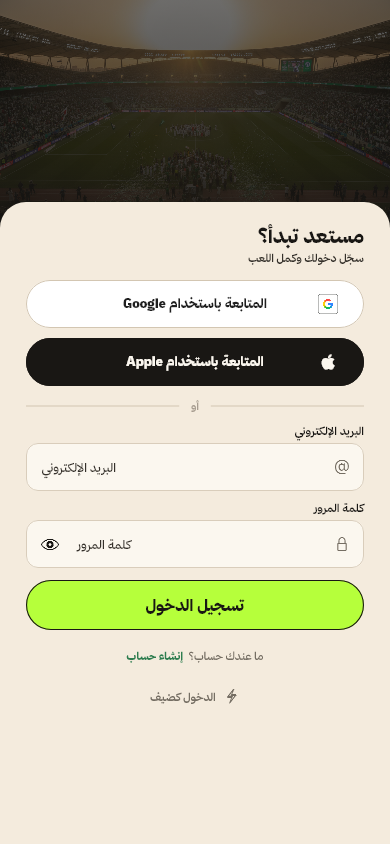
#> input picture docs/v10_auth_simple_rounded/01_sign_in_390x844.png, 390 x 844 px, given in place of home_account_390x844_scale1.0.png, which was not available
$ python build_ui_review.py
#> lines starting #> are read from the running program, lines starting #| are printed output that depends on the picture; pictures that were not available may be replaced by others from this repository, and a replacement may not be noted
"""Make labelled review sheets from actual Flutter exports, without changing sources."""
from pathlib import Path
from PIL import Image, ImageDraw, ImageFont
import hashlib
import json
import shutil

root = Path(__file__).resolve().parents[2] / "docs" / "v10_ui_refinement"
font = ImageFont.truetype("C:/Windows/Fonts/arial.ttf", 18)

def sheet(name, files, columns=4):
#> called with name = 'home_before_after.png', columns = 4
    tile_w, tile_h = 300, 700
    out = Image.new("RGB", (columns * tile_w, ((len(files) + columns - 1) // columns) * tile_h), "#DDD3C1")
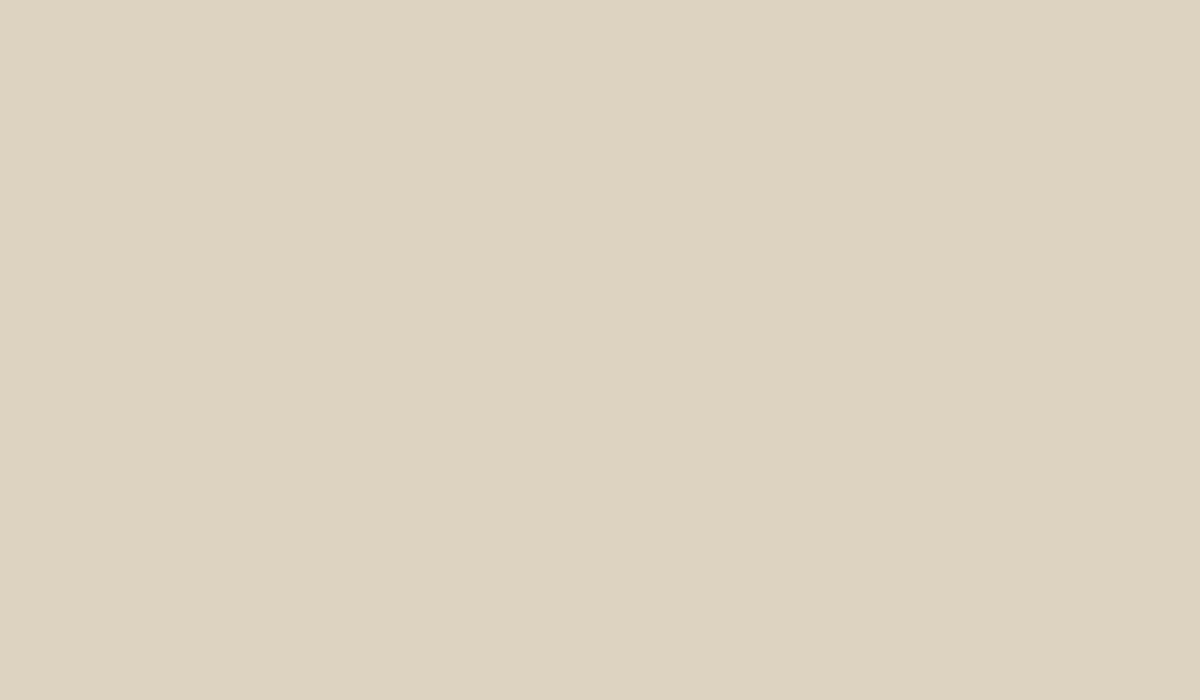
#> out: PIL image 1200x700 RGB; mean R, G, B 221, 211, 193
    draw = ImageDraw.Draw(out)
    for i, (label, path) in enumerate(files):
        with Image.open(path) as source:
#> source is the input picture: PIL image 390x844 RGBA; mean R, G, B, A 183.8, 180.7, 160.9, 255
            image = source.convert("RGB")
            image.thumbnail((tile_w - 16, tile_h - 42))
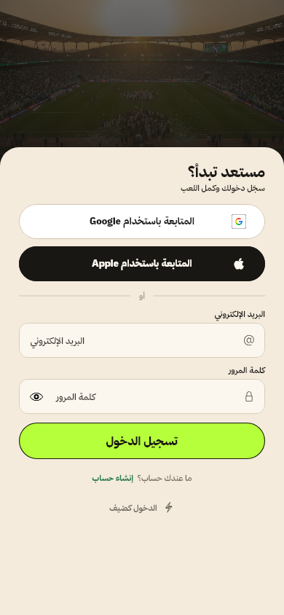
#> image: PIL image 284x615 RGB; mean R, G, B 183.7, 180.7, 160.9
        x, y = (i % columns) * tile_w, (i // columns) * tile_h
        draw.text((x+8, y+8), label, font=font, fill="#191714")
        out.paste(image, (x+(tile_w-image.width)//2, y+36))
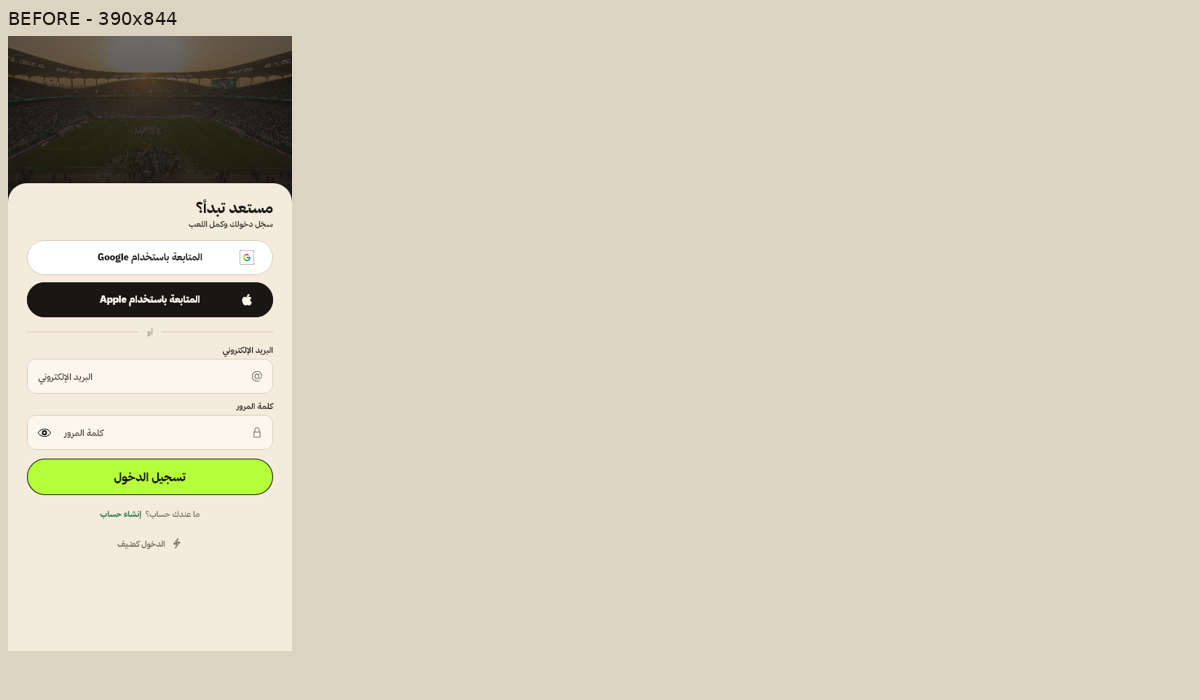
#> out: PIL image 1200x700 RGB; mean R, G, B 213.1, 204.5, 186.2
#> pass 2 of the loop in sheet, `for i, (label, path) in enumerate(files):`:
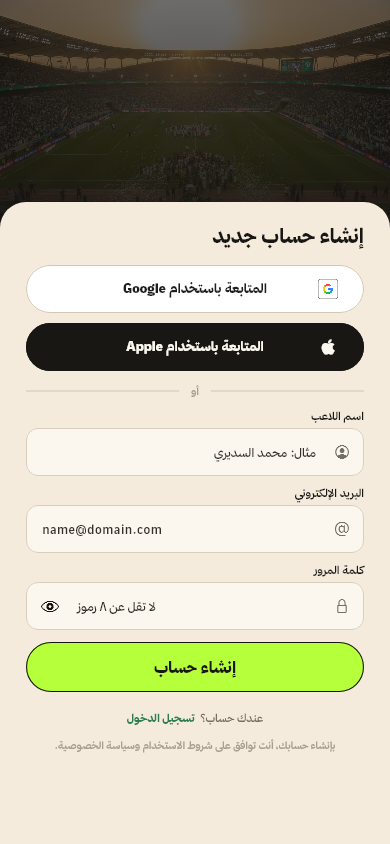
#> input picture docs/v10_auth_simple_rounded/02_create_account_390x844.png, 390 x 844 px, given in place of home_account_390x844_scale1.0.png, which was not available
#> in sheet, source is the input picture: PIL image 390x844 RGBA; mean R, G, B, A 183.6, 180.9, 161.3, 255
#> in sheet, `out.paste(image, (x+(tile_w-image.width)//2, y+36))`:
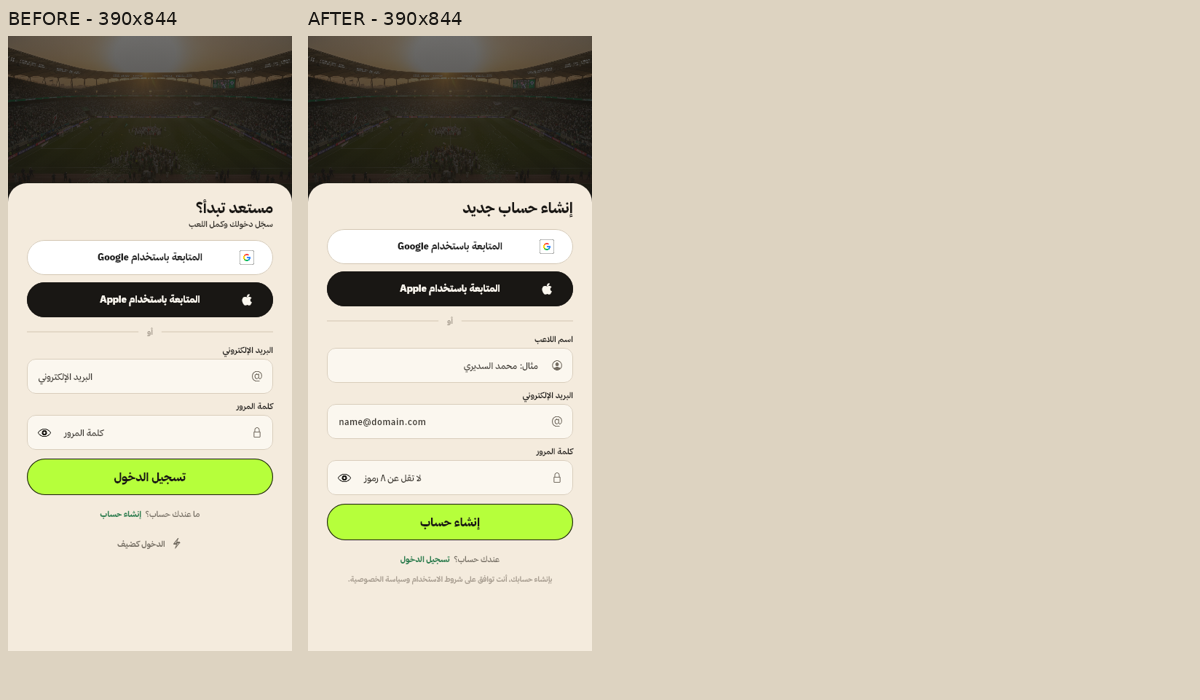
#> out: PIL image 1200x700 RGB; mean R, G, B 205.2, 198.1, 179.4
    out.save(root / "before_after" / name)

(root/"guest").mkdir(exist_ok=True)
for p in (root/"home").glob("*guest*.png"):
    shutil.copy2(p, root/"guest"/p.name)
#> (the run stopped early here; a loop or call above may not have finished)
